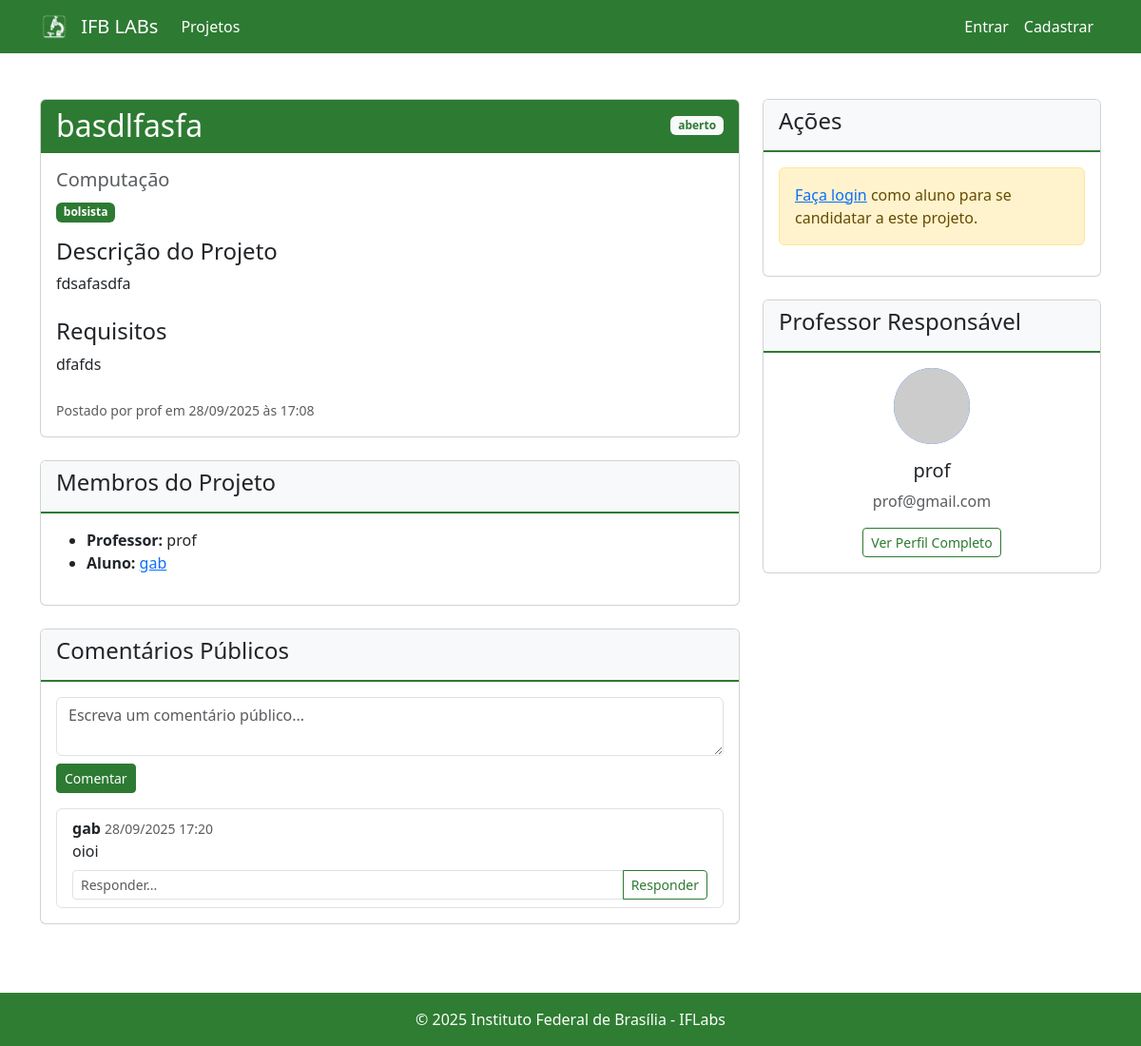
Page /projetos/1 on the earlier database version.
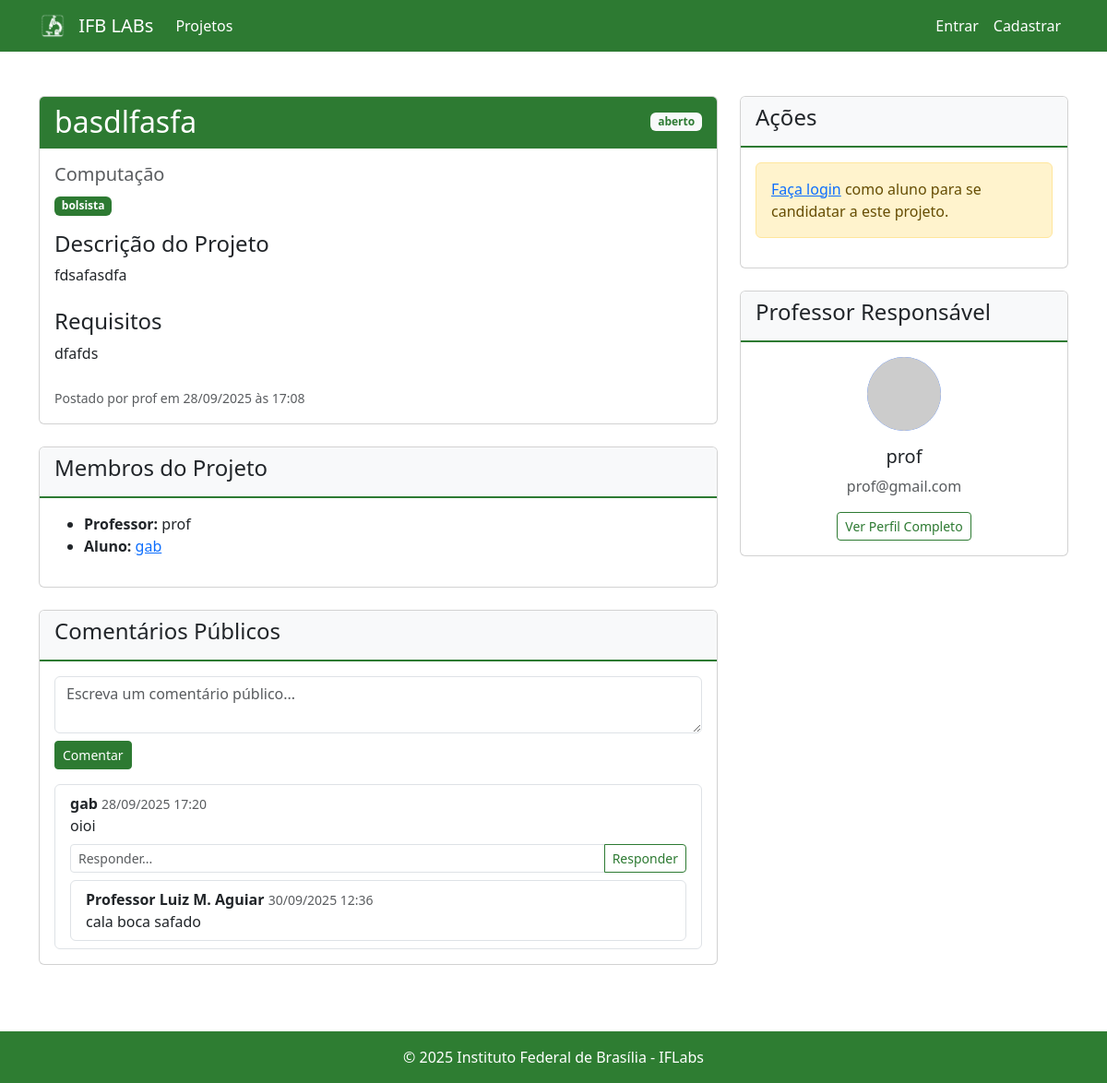
Same page on the later database version.
### src/models.py (models this page shows, shortened)
class Projeto(db.Model):
    __tablename__ = 'projeto'
    id = db.Column(db.Integer, primary_key=True)
    titulo = db.Column(db.String(255), nullable=False)
    status = db.Column(db.String(50), nullable=False, default='aberto')
    descricao = db.Column(db.String(2000), nullable=False)
    requisitos = db.Column(db.String(1000), nullable=True)
    tipo_vaga = db.Column(db.String(50), nullable=True)
    area_conhecimento = db.Column(db.String(100), nullable=True)
    user_id = db.Column(db.String(20), db.ForeignKey('professor.matricula'), nullable=False)
    data_criacao = db.Column(db.DateTime, default=db.func.now())
    membros = db.relationship('MembroProjeto', backref='projeto', lazy=True)

class Professor(UserMixin, db.Model):
    __tablename__ = 'professor'
    matricula = db.Column(db.String(20), primary_key=True)
    nome = db.Column(db.String(100), nullable=False)
    email = db.Column(db.String(120), unique=True, nullable=False)
    senha = db.Column(db.String(128), nullable=False)
    sobre = db.Column(db.Text, nullable=True)
    foto_perfil = db.Column(db.String(255), nullable=True)  # Caminho da foto
    aprovado = db.Column(db.Boolean, default=False)  # Novo campo para aprovação
    projetos = db.relationship('Projeto', backref='autor', lazy=True)

class MembroProjeto(db.Model):
    __tablename__ = 'membro_projeto'
    id = db.Column(db.Integer, primary_key=True)
    id_projeto = db.Column(db.Integer, db.ForeignKey('projeto.id'), nullable=False)
    matricula = db.Column(db.String(20), db.ForeignKey('aluno.matricula'), nullable=False)
    status = db.Column(db.String(20), nullable=False, default='pendente')  # pendente, aceito, recusado

class Aluno(UserMixin, db.Model):
    __tablename__ = 'aluno'
    matricula = db.Column(db.String(20), primary_key=True)
    nome = db.Column(db.String(100), nullable=False)
    email = db.Column(db.String(120), unique=True, nullable=False)
    senha = db.Column(db.String(128), nullable=False)
    sobre = db.Column(db.Text, nullable=True)
    foto_perfil = db.Column(db.String(255), nullable=True)  # Caminho da foto
    aprovado = db.Column(db.Boolean, default=False)  # Novo campo para aprovação
    membros_projeto = db.relationship('MembroProjeto', backref='aluno', lazy=True)

class ComentarioProjeto(db.Model):
    __tablename__ = 'comentario_projeto'
    id = db.Column(db.Integer, primary_key=True)
    id_projeto = db.Column(db.Integer, db.ForeignKey('projeto.id'), nullable=False)
    autor_matricula = db.Column(db.String(20), nullable=False)
    texto = db.Column(db.Text, nullable=False)
    data_envio = db.Column(db.DateTime, default=db.func.now())
    resposta_id = db.Column(db.Integer, db.ForeignKey('comentario_projeto.id'), nullable=True)
    respostas = db.relationship('ComentarioProjeto', backref=db.backref('comentario_pai', remote_side=[id]), lazy=True)

### main.py (the view)
@app.route('/projetos/<int:id>', methods=['GET', 'POST'])
def detalhes_projeto(id):
    projeto = Projeto.query.get_or_404(id)
    if request.method == 'POST':
        if 'texto' in request.form:  # Comentário
            if current_user.is_authenticated:
                pass  # Comentários não implementados
            else:
                flash('Faça login para comentar', 'warning')
    candidatura_atual = None
    if current_user.is_authenticated and current_user.tipo == 'aluno':
        candidatura_atual = MembroProjeto.query.filter_by(
            matricula=current_user.matricula, id_projeto=projeto.id).first()
    membros_projeto = MembroProjeto.query.filter_by(id_projeto=id).all()
    alunos_matriculas = [m.matricula for m in membros_projeto]
    from src.models import Aluno
    alunos = Aluno.query.filter(Aluno.matricula.in_(alunos_matriculas)).all() if alunos_matriculas else []
    alunos_por_matricula = {a.matricula: a for a in alunos}
    mensagens_recebidas = []
    if current_user.is_authenticated:
        from src.models import MensagemProjeto
        mensagens_recebidas = MensagemProjeto.query.filter_by(id_projeto=id, destinatario_matricula=current_user.matricula).order_by(MensagemProjeto.data_envio.desc()).all()
    from src.models import ComentarioProjeto
    comentarios = ComentarioProjeto.query.filter_by(id_projeto=id, resposta_id=None).order_by(ComentarioProjeto.data_envio.desc()).all()
    autores_matriculas = set([c.autor_matricula for c in comentarios])
    for c in comentarios:
        autores_matriculas.update([r.autor_matricula for r in c.respostas])
    from src.models import Aluno, Professor
    nomes_autores = {}
    for matricula in autores_matriculas:
        aluno = Aluno.query.filter_by(matricula=matricula).first()
        if aluno:
            nomes_autores[matricula] = aluno.nome
        else:
            prof = Professor.query.filter_by(matricula=matricula).first()
            if prof:
                nomes_autores[matricula] = prof.nome
            else:
                nomes_autores[matricula] = matricula
    is_professor_autor = hasattr(current_user, 'tipo') and current_user.tipo == 'professor' and current_user.matricula == projeto.user_id
    is_aluno_membro = False
    if hasattr(current_user, 'tipo') and current_user.tipo == 'aluno':
        membro_atual = MembroProjeto.query.filter_by(id_projeto=id, matricula=current_user.matricula, status='aceito').first()
        is_aluno_membro = membro_atual is not None
    return render_template('projetos/detalhes.html',
                           projeto=projeto,
                           candidatura_atual=candidatura_atual,
                           membros_projeto=membros_projeto,
                           mensagens_recebidas=mensagens_recebidas,
                           alunos=alunos,
                           alunos_por_matricula=alunos_por_matricula,
                           comentarios=comentarios,
                           nomes_autores=nomes_autores,
                           is_professor_autor=is_professor_autor,
                           is_aluno_membro=is_aluno_membro)

### templates/projetos/detalhes.html (shortened to what this page needs)
<!DOCTYPE html>
<html lang="pt-br">
<head>
    <link href="https://cdn.jsdelivr.net/npm/bootstrap@5.3.0/dist/css/bootstrap.min.css" rel="stylesheet">
    <link rel="stylesheet" href="https://cdn.jsdelivr.net/npm/bootstrap-icons@1.10.0/font/bootstrap-icons.css">
</head>
<body class="d-flex flex-column min-vh-100">
    <nav class="navbar navbar-expand-lg navbar-dark" style="background-color: #2E7D32;">
        <div class="container">
            <a class="navbar-brand" href="{{ url_for('index') }}">
                <img src="{{ url_for('static', filename='images/iflab_logo.png') }}" alt="IFB" height="30" class="d-inline-block align-top me-2">
                IFB LABs
            </a>
            <div class="collapse navbar-collapse" id="navbarNav">
                <ul class="navbar-nav me-auto">
                    <li class="nav-item">
                        <a class="nav-link" href="{{ url_for('listar_projetos') }}">Projetos</a>
                    </li>
                </ul>
                <ul class="navbar-nav">
                    {% if current_user.is_authenticated %}
                    <li class="nav-item dropdown">
                        <a class="nav-link dropdown-toggle" href="#" id="navbarDropdown" role="button" data-bs-toggle="dropdown">
                            <i class="bi bi-person-circle"></i> {{ current_user.nome }}
                        </a>
                        <ul class="dropdown-menu dropdown-menu-end">
                            <li><a class="dropdown-item" href="{{ url_for('perfil') }}">Meu Perfil</a></li>
                            <li><hr class="dropdown-divider"></li>
                            <li><a class="dropdown-item" href="{{ url_for('logout') }}">Sair</a></li>
                        </ul>
                    </li>
                    {% else %}
                    <li class="nav-item">
                        <a class="nav-link" href="{{ url_for('login') }}">Entrar</a>
                    </li>
                    <li class="nav-item">
                        <a class="nav-link" href="{{ url_for('register') }}">Cadastrar</a>
                    </li>
                    {% endif %}
                </ul>
            </div>
        </div>
    </nav>
    {% block content %}
    <main class="container my-5 flex-grow-1">
        <div class="row">
            <div class="col-lg-8">
                <div class="card mb-4">
                    <div class="card-header bg-primary text-white">
                        <div class="d-flex justify-content-between align-items-center">
                            <h2 class="mb-0">{{ projeto.titulo }}</h2>
                            <span class="badge bg-light text-primary">{{ projeto.status }}</span>
                        </div>
                    </div>
                    <div class="card-body">
                        <div class="mb-3">
                            <h5 class="text-muted">{{ projeto.area_conhecimento }}</h5>
                            <span class="badge bg-primary">{{ projeto.tipo_vaga }}</span>
                        </div>
                        <h4>Descrição do Projeto</h4>
                        <p class="card-text">{{ projeto.descricao }}</p>
                        <h4 class="mt-4">Requisitos</h4>
                        <p>{{ projeto.requisitos }}</p>
                        <div class="mt-4">
                            <small class="text-muted">Postado por {{ projeto.autor.nome }} em {{ projeto.data_criacao.strftime('%d/%m/%Y às %H:%M') }}</small>
                        </div>
                    </div>
                </div>
                <div class="card mb-4">
                    <div class="card-header bg-light">
                        <h4>Membros do Projeto</h4>
                    </div>
                    <div class="card-body">
                        <ul>
                            <li><strong>Professor:</strong> {{ projeto.autor.nome }}</li>
                            {% for membro in membros_projeto if membro.status == 'aceito' %}
                            {% set aluno = alunos_por_matricula.get(membro.matricula) %}
                            <li><strong>Aluno:</strong> <a href="{{ url_for('perfil', matricula=membro.matricula) }}">{{ aluno.nome if aluno else membro.matricula }}</a>
                            </li>
                            {% endfor %}
                        </ul>
                    </div>
                </div>
                <div class="card mb-4">
                    <div class="card-header bg-light">
                        <h4>Comentários Públicos</h4>
                    </div>
                    <div class="card-body">
                        <form method="POST" action="{{ url_for('comentar_projeto', id=projeto.id) }}" class="mb-3">
                            <div class="mb-2">
                                <textarea class="form-control" name="comentario" placeholder="Escreva um comentário público..." required></textarea>
                            </div>
                            <button type="submit" class="btn btn-primary btn-sm">Comentar</button>
                        </form>
                        {% if comentarios %}
                            <ul class="list-group">
                                {% for c in comentarios %}
                                <li class="list-group-item">
                                    <strong>{{ nomes_autores[c.autor_matricula] }}</strong> <small class="text-muted">{{ c.data_envio.strftime('%d/%m/%Y %H:%M') }}</small><br>
                                    {{ c.texto }}
                                    <form method="POST" action="{{ url_for('comentar_projeto', id=projeto.id) }}" class="mt-2">
                                        <div class="input-group input-group-sm">
                                            <input type="text" class="form-control" name="comentario" placeholder="Responder..." required>
                                            <button type="submit" class="btn btn-outline-primary">Responder</button>
                                        </div>
                                    </form>
                                    {% if c.respostas %}
                                        <ul class="list-group mt-2">
                                            {% for r in c.respostas %}
                                            <li class="list-group-item">
                                                <strong>{{ nomes_autores[r.autor_matricula] }}</strong> <small class="text-muted">{{ r.data_envio.strftime('%d/%m/%Y %H:%M') }}</small><br>
                                                {{ r.texto }}
                                            </li>
                                            {% endfor %}
                                        </ul>
                                    {% endif %}
                                </li>
                                {% endfor %}
                            </ul>
                        {% else %}
                            <span class="text-muted">Nenhum comentário público ainda.</span>
                        {% endif %}
                    </div>
                </div>
            </div>
            <div class="col-lg-4">
                <div class="card mb-4">
                    <div class="card-header bg-light">
                        <h4>Ações</h4>
                    </div>
                    <div class="card-body">
                        {% if current_user.is_authenticated and current_user.tipo == 'aluno' %}
                            {% if candidatura_atual is not none %}
                                {% if candidatura_atual.status == 'pendente' %}
                                    <button type="button" class="btn btn-warning w-100" disabled>Aguardando aprovação</button>
                                    <div class="alert alert-info mt-2">Já candidatado. Aguarde o professor avaliar sua candidatura.</div>
                                {% elif candidatura_atual.status == 'aceito' %}
                                    <div class="alert alert-success">Você foi aceito neste projeto!</div>
                                {% elif candidatura_atual.status == 'recusado' %}
                                    <div class="alert alert-danger">Sua candidatura foi recusada.</div>
                                {% endif %}
                            {% else %}
                            <form method="POST" action="{{ url_for('candidatar_projeto', id=projeto.id) }}">
                                <button type="submit" class="btn btn-primary w-100">Candidatar-se</button>
                            </form>
                            {% endif %}
                        {% else %}
                            <div class="alert alert-warning">
                                <a href="/login">Faça login</a> como aluno para se candidatar a este projeto.
                            </div>
                        {% endif %}
                    </div>
                </div>
                <div class="card">
                    <div class="card-header bg-light">
                        <h4>Professor Responsável</h4>
                    </div>
                    <div class="card-body text-center">
                        <div class="mb-3">
                            <img src="https://ui-avatars.com/api/?name={{ projeto.autor.nome|replace(' ', '+') }}&background=0D6EFD&color=fff&size=100"
                                 alt="Professor" class="rounded-circle">
                        </div>
                        <h5>{{ projeto.autor.nome }}</h5>
                        <p class="text-muted">{{ projeto.autor.email }}</p>
                        <a href="{{ url_for('perfil', matricula=projeto.autor.matricula) }}" class="btn btn-outline-primary btn-sm">
                            Ver Perfil Completo
                        </a>
                    </div>
                </div>
            </div>
        </div>
    </main>
    {% endblock %}
    <footer class="mt-auto py-3" style="background-color: #2E7D32;">
        <div class="container text-center text-white">
            © 2025 Instituto Federal de Brasília - IFLabs
        </div>
    </footer>
</body>
</html>

Differences in the rows shown:
added ComentarioProjeto: autor_matricula.nome "Professor Luiz M. Aguiar", data_envio "30/09/2025 12:36", texto "cala boca safado", shown under "gab"
